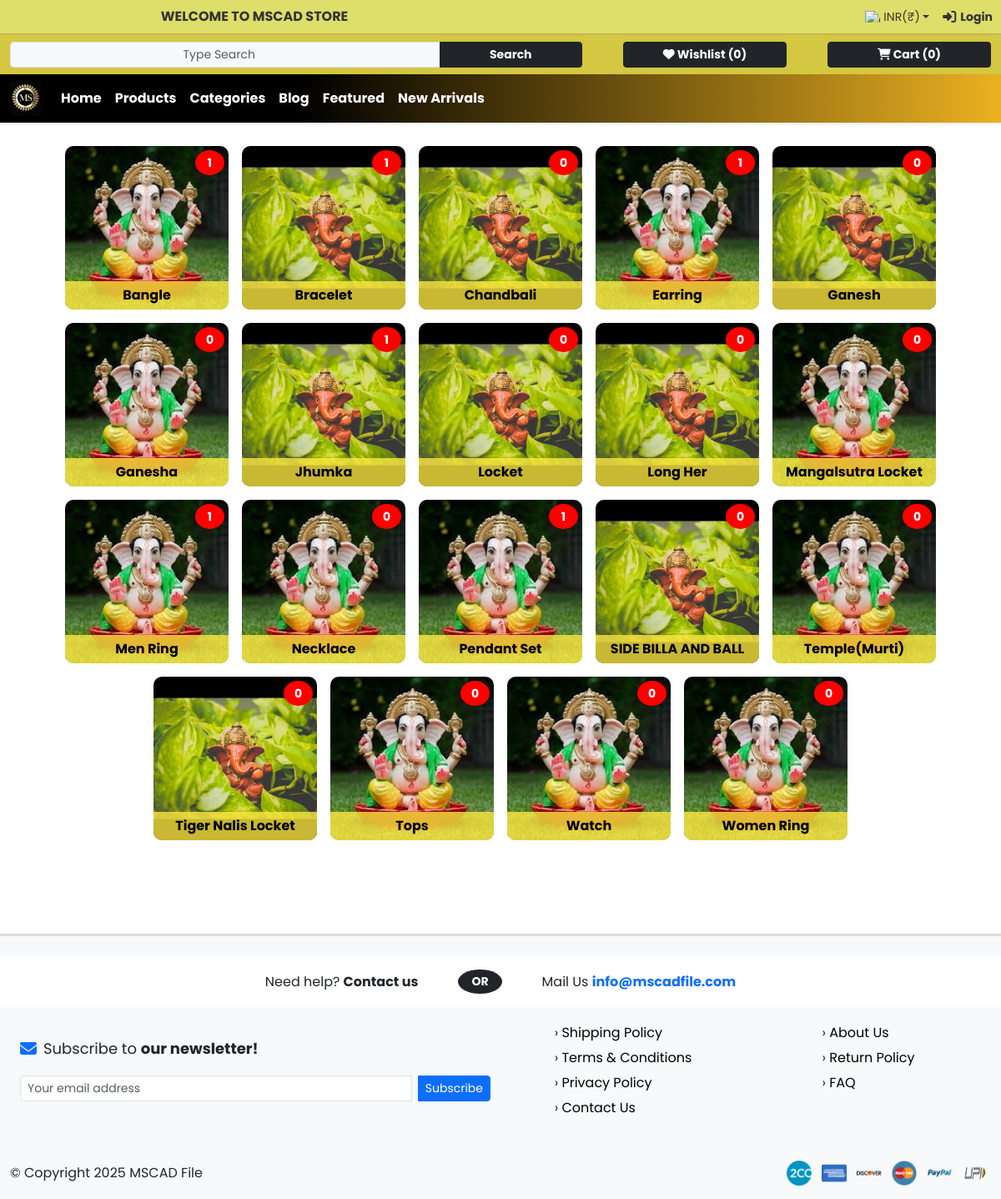
The app's page /category.php with its own data.
### tables this page shows
CREATE TABLE `categories` (
  `id` bigint(20) unsigned NOT NULL AUTO_INCREMENT,
  `name` varchar(255) NOT NULL,
  `slug` varchar(255) NOT NULL,
  `del_flg` int(1) DEFAULT 0,
  PRIMARY KEY (`id`)
);

### config.php (called while the page is built, shortened)
<?php
$site_url='http://localhost/mscadfile_v2/';
$ver='1.0.0';

### category.php (the view, shortened to what this page needs)
<?php
include_once ('header.php');
?>
<section class="container-fluid py-2">
    <div class="col-12 p-0 m-0 mt-1 mb-2 d-flex flex-row flex-wrap g-2 justify-content-center">
        <?php
        $sql="SELECT COUNT(`id`) AS counts,`category_id` FROM `products` GROUP BY `category_id`";
        $query = $pdoconn->prepare($sql);
        $query->execute();
        $my_arr = $query->fetchAll(PDO::FETCH_ASSOC);
        $categoryArray = [];
        foreach ($my_arr as $category) {
            $categoryArray[$category['category_id']] = $category['counts'];
        }
        $sql="SELECT `id`,`name`,`slug` FROM `categories` WHERE `del_flg`=0 ORDER BY `name` ASC";
        $query = $pdoconn->prepare($sql);
        $query->execute();
        $my_arr = $query->fetchAll(PDO::FETCH_ASSOC);
        foreach ($my_arr as $val) {
            $id=$val['id'];
            $name=$val['name'];
            $slug=$val['slug'];
            $filepath = $site_url.'category_img/'.$id.'.jpg';
            if(isset($categoryArray[$id])){
                $cnt=$categoryArray[$id];
            }else{
                $cnt=0;
            }
            $url = '../category/category.php?name=' . $slug;
            echo '<a class="category-item-big col-sm-2 mx-2 mt-3 text-decoration-none" href="'.$url.'">
            <span class="counter">' . $cnt . '</span>
            <div class="category-name">' . $name . '</div>
            <img src="' . $filepath . '" alt="' . $slug . '">
          </a>';
        }
        ?>
    </div>
</section>
<?php
include_once ('banner.php');
include_once ('footer.php');
?>

### header.php (shortened to what this page needs)
<?php
include_once("connection-pdo.php");
?>
<!DOCTYPE html>
<html lang="en">
<head>
    <link href="<?php echo $site_url; ?>css/bootstrap.min.css?v=<?php echo $ver; ?>" rel="stylesheet">
    <link href="<?php echo $site_url; ?>css/style.css?v=<?php echo $ver; ?>" rel="stylesheet">
    <link rel="preload" href="https://cdnjs.cloudflare.com/ajax/libs/font-awesome/6.4.2/css/all.min.css" as="style" onload="this.rel='stylesheet'">
    <link rel="stylesheet" href="<?php echo $site_url; ?>css/jquery-confirm.min.css?v=<?php echo $ver; ?>">
</head>
<body>
<header class="top-header">
    <div class="container-fluid">
        <div class="row align-items-center">
            <div class="col-md-6 p-0">
                <a class="fw-bold store-welcome" href="<?php echo $site_url; ?>home.php">Welcome to MSCAD Store</a>
            </div>
            <div class="col-md-6 p-0">
                <div class="d-flex flex-wrap align-items-center gap-3 justify-content-center justify-content-md-end">
                    <div class="nav-item dropdown notranslate" data-no-translate="true">
                        <a class="nav-link dropdown-toggle currency-toggle" href="#" id="currencyDropdown" role="button"
                           data-bs-toggle="dropdown" aria-expanded="false">
                            <img id="selectedCurrencyFlag" alt="currency" src="https://flagcdn.com/w40/in.png?v=1" width="18" height="14" class="me-1">
                            <span id="selectedCurrency">INR (₹)</span>
                        </a>
                    </div>
                    <?php
                        if(isset($_SESSION['user_name'])){
                            $user_type=$_SESSION["user_type"];
                            $is_sallar=$_SESSION["is_saller"];
                            if($user_type==0 && $is_sallar==1){
                                echo '<div class="nav-item">
                                    <a href="'.$site_url.'login/user/product.php" class="nav-link user-link">
                                        <i class="fa fa-upload"></i> Upload
                                    </a>
                                </div>
                                <div class="nav-item">
                                    <a href="'.$site_url.'login/user/index.php" class="nav-link user-link">
                                        <i class="fa fa-user"></i> Account
                                    </a>
                                </div>';
                            }
                            if($user_type==0 && $is_sallar==0){
                                echo '<div class="nav-item">
                                    <a href="'.$site_url.'login/user/index.php" class="nav-link user-link">
                                        <i class="fa fa-user"></i> Account
                                    </a>
                                </div>';
                            }
                            if($user_type==9){
                                echo '<div class="nav-item">
                                    <a href="'.$site_url.'login/admin/index.php" class="nav-link user-link">
                                        <i class="fa fa-user"></i> Account
                                    </a>
                                </div>';
                            }
                            if($user_type==2){
                                echo '<div class="nav-item">
                                    <a href="'.$site_url.'login/admin_user/index.php" class="nav-link user-link">
                                        <i class="fa fa-user"></i> Account
                                    </a>
                                </div>';
                            }
                            echo '<div class="nav-item">
                                    <a href="'.$site_url.'logout.php" class="nav-link user-link">
                                        <i class="fa fa-sign-in-alt"></i> Logout
                                    </a>
                                </div>';
                        }else{
                            echo '<div class="nav-item">
                                    <button class="nav-link user-link" data-bs-toggle="modal" data-bs-target="#loginModal">
                                        <i class="fa fa-sign-in-alt"></i> Login
                                    </button>
                                </div>';
                        }
                    ?>
                </div>
            </div>
        </div>
    </div>
</header>
<div class="container-fluid py-2" style="background: #D4C742;">
    <div class="col-12 d-flex flex-row flex-wrap justify-content-between" >
        <div class="col-12 col-sm-7">
            <div class="input-group input-group-sm">
                <input class="input-group-text form-control col-9 form-control-sm" id="top_search" type="search" placeholder="Type Search" aria-label="Search" name="search_query">
                <button class="btn btn-dark col-3 text-white fw-bold px-3 btn-sm" id="top_search_btn" onclick="all_search()">Search</button>
            </div>
        </div>
        <a href="<?php echo $site_url; ?>your-wish-list/" class="col-4 col-sm-2 mt-2 mt-sm-0 btn btn-dark fw-bold px-3 btn-sm">
            <i class="fa-solid fa-heart"></i> <span class="cart text-capitalize">Wishlist </span>(<span id="wishlist_cnt">0</span>)
        </a>
        <a href="<?php echo $site_url; ?>your-cart/" class="col-4 col-sm-2 mt-2 mt-sm-0 btn btn-dark fw-bold px-3 btn-sm">
            <i class="fa fa-shopping-cart"></i> <span class="cart text-capitalize">Cart </span>(<span id="cart_cnt">0</span>)
        </a>
    </div>
</div>
<nav class="navbar navbar-expand-lg shadow-sm" style="background: linear-gradient(90deg, #000000 30%, #ebb120 100%); padding: 4px 0;">
    <div class="container-fluid">
        <a class="navbar-brand d-flex align-items-start justify-content-start" href="<?php echo $site_url; ?>home.php">
            <img src="<?php echo $site_url; ?>images/logo.webp?v=<?php echo date('H'); ?>" alt="mscadfile logo" width="100" height="100"  style="max-height: 40px; display: block !important;">
        </a>
        <div class="collapse navbar-collapse justify-content-between" id="navbarNav">
            <ul class="navbar-nav flex-grow-0 me-auto mb-0">
                <li class="nav-item"><a class="nav-link text-white fw-bold px-2 py-1" href="<?php echo $site_url; ?>">Home</a></li>
                <li class="nav-item"><a class="nav-link text-white fw-bold px-2 py-1" href="<?php echo $site_url; ?>our-products/">Products</a></li>
                <li class="nav-item"><a class="nav-link text-white fw-bold px-2 py-1" href="<?php echo $site_url; ?>product-category/">Categories</a></li>
                <li class="nav-item"><a class="nav-link text-white fw-bold px-2 py-1" href="<?php echo $site_url; ?>our-blogs/">Blog</a></li>
                <li class="nav-item"><a class="nav-link text-white fw-bold px-2 py-1" href="<?php echo $site_url; ?>our-featured-products/">Featured</a></li>
                <li class="nav-item"><a class="nav-link text-white fw-bold px-2 py-1" href="<?php echo $site_url; ?>our-new-arrivals/">New Arrivals</a></li>
            </ul>
        </div>
    </div>
</nav>

### banner.php (shortened to what this page needs)
<section id="add-banner" class="py-5">
</section>

### footer.php (shortened to what this page needs)
<footer id="footer" class="bg-light pt-4">
    <div class="help-box py-3">
        <div class="container-fluid d-flex flex-column flex-md-row justify-content-center align-items-center text-center text-md-start">
            <div class="help-text me-sm-12">Need help? <a class="text-decoration-none text-dark" target="_blank" href="<?php echo $site_url; ?>page/contact.php"><strong>Contact us</strong></a></div>
            <div class="or-box bg-dark text-white px-3 py-1 mx-sm-5 rounded-circle fw-bold">OR</div>
            <div class="help-text ms-sm-12">Mail Us <a href="mailto:info@mscadfile.com" class="text-primary fw-bold text-decoration-none">info@mscadfile.com</a></div>
        </div>
    </div>
    <div class="link-faprt py-3">
        <div class="container-fluid">
            <div class="row col-12 d-flex justify-content-around m-0 p-0 flex-wrap">
                <div class="col-md-6 d-flex justify-content-center flex-wrap">
                    <div class="col-12 d-flex align-items-center mb-3 mb-md-0">
                        <i class="fa fa-envelope fa-lg text-primary me-2"></i>
                        <div class="subscribe-text">
                            Subscribe to <span class="fw-bold">our newsletter!</span>
                        </div>
                    </div>
                    <div class="col-12">
                        <div  class="col-12 d-flex flex-row justify-content-around flex-wrap" class="d-flex w-100">
                            <div class="input-group input-group-sm">
                                <input type="email" class="form-control form-control-sm flex-grow-1 me-2" id="newsletter_email" placeholder="Your email address">
                                <button type="button" class="btn btn-primary btn-sm newsletter-subscribed" id="newsletter_email_btn" onclick="newsletter()">Subscribe</button>
                            </div>
                        </div>
                    </div>
                </div>
                <div class="col-md-3 col-sm-6 col-12  mt-md-0 mt-3 d-flex justify-content-sm-center justify-content-start">
                    <ul class="list-unstyled">
                        <li>› <a  href="<?php echo $site_url; ?>page/shipping-policy/">Shipping Policy</a></li>
                        <li>› <a  href="<?php echo $site_url; ?>page/terms-and-conditions/">Terms & Conditions</a></li>
                        <li>› <a  href="<?php echo $site_url; ?>page/privacy-policy/">Privacy Policy</a></li>
                        <li>› <a  href="<?php echo $site_url; ?>page/contact-us/">Contact Us</a></li>
                    </ul>
                </div>
                <div class="col-md-3 col-sm-6 col-12  mt-md-0 mt-sm-3 mt-0 d-flex justify-content-sm-center justify-content-start">
                    <ul class="list-unstyled">
                        <li>› <a  href="<?php echo $site_url; ?>page/about-us/">About Us</a></li>
                        <li>› <a  href="<?php echo $site_url; ?>page/return-policy/">Return Policy</a></li>
                        <li>› <a  href="<?php echo $site_url; ?>page/frequently-asked-questions/">FAQ</a></li>
                    </ul>
                </div>
            </div>
        </div>
    </div>
    <div class="copyright py-3">
        <div class="container-fluid d-flex flex-column flex-md-row align-items-center justify-content-center justify-content-md-between text-center text-md-start">
            <div class="copy-text">&copy; Copyright 2025 MSCAD File</div>
            <div class="payment-icons mt-2 mt-md-0">
                <img loading="lazy" src="<?php echo $site_url; ?>images/pay1.png?v=1" width="30" height="30" class="payment-icon mx-1" alt="Pay1">
                <img loading="lazy" src="<?php echo $site_url; ?>images/pay2.png?v=1" width="30" height="30" class="payment-icon mx-1" alt="Pay2">
                <img loading="lazy" src="<?php echo $site_url; ?>images/pay3.png?v=1" width="30" height="30" class="payment-icon mx-1" alt="Pay3">
                <img loading="lazy" src="<?php echo $site_url; ?>images/pay4.png?v=1" width="30" height="30" class="payment-icon mx-1" alt="Pay4">
                <img loading="lazy" src="<?php echo $site_url; ?>images/pay5.png?v=1" width="30" height="30" class="payment-icon mx-1" alt="Pay5">
                <img loading="lazy" src="<?php echo $site_url; ?>images/pay6.png?v=1" width="30" height="30" class="payment-icon mx-1" alt="Pay6">
            </div>
        </div>
    </div>
</footer>
</body>
</html>

### css/style.css (style rules this page uses)
body { background-color: white; font-family: 'Poppins', sans-serif; }
.navbar-brand img { display: block !important; max-height: 50px; width: auto; }
.subscribe-text { font-size: 18px; }
.form-control { width: 250px; max-width: 100%; }
footer { border-top: 3px solid #ddd; }
.help-box { background: white; text-align: center; }
.help-text { font-size: 16px; }
.or-box { display: inline-block; font-size: 14px; }
ul { padding: 0; }
ul li { list-style: none; padding: 3px 0; }
ul li a { text-decoration: none; color: black; }
.payment-icon { width: 30px; margin-left: 2px; }
.category-name { font-size: 16px; font-weight: bold; margin-top: 5px; color: black; }
.top-header { background-color: #dede6a; padding: 8px 10px; margin: 0; border-bottom: 2px solid #c5b751; }
.store-welcome { color: #333; text-decoration: none; display: block; text-align: center; text-transform: uppercase; font-size: 16px; font-weight: bold; transition: color 0.3s ease-in-out; }
.currency-toggle { font-size: 14px; color: #333; display: flex; align-items: center; text-decoration: none; transition: color 0.3s ease; }
.user-link { font-size: 14px; color: #333; text-decoration: none; transition: color 0.3s ease; display: flex; align-items: center; gap: 5px; font-weight: bold; }
.user-link i { font-size: 16px; }
.category-item-big>img { max-width: 100%; height: auto; object-fit: cover; }
.category-item-big { position: relative; text-align: center; overflow: hidden; border-radius: 10px; transition: transform 0.3s ease, box-shadow 0.3s ease; }
.category-item-big img { width: 100%; display: block; }
.category-item-big>.category-name { position: absolute; bottom: 0; width: 100%; background: rgba(255, 234, 67, 0.79); text-align: center; padding: 5px 0; font-weight: bold; }
.counter { position: absolute; top: 5px; right: 5px; background: red; color: white; font-size: 14px; font-weight: bold; width: 35px; height: 30px; border-radius: 50%; display: flex; align-items: center; justify-content: center; }
* { scrollbar-width: thin; scrollbar-color: #888 #f1f1f1; }

### records on screen
categories: id "1", name "Bangle"
categories: id "1", name "Bracelet"
categories: id "0", name "Chandbali"
categories: id "1", name "Earring"
categories: id "0", name "Ganesh"
categories: id "0", name "Ganesha"
categories: id "1", name "Jhumka"
categories: id "0", name "Locket"
categories: id "0", name "Long Her"
categories: id "0", name "Mangalsutra Locket"
categories: id "1", name "Men Ring"
categories: id "0", name "Necklace"
categories: id "1", name "Pendant Set"
categories: id "0", name "SIDE BILLA AND BALL"
categories: id "0", name "Temple(Murti)"
categories: id "0", name "Tiger Nalis Locket"
categories: id "0", name "Tops"
categories: id "0", name "Watch"
categories: id "0", name "Women Ring"
